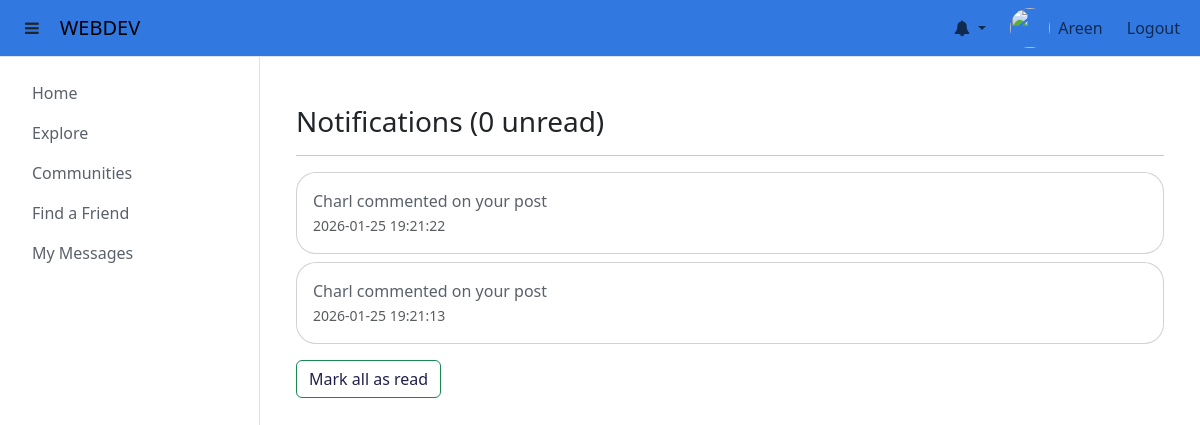
The app's page /notifications (signed in), older data.
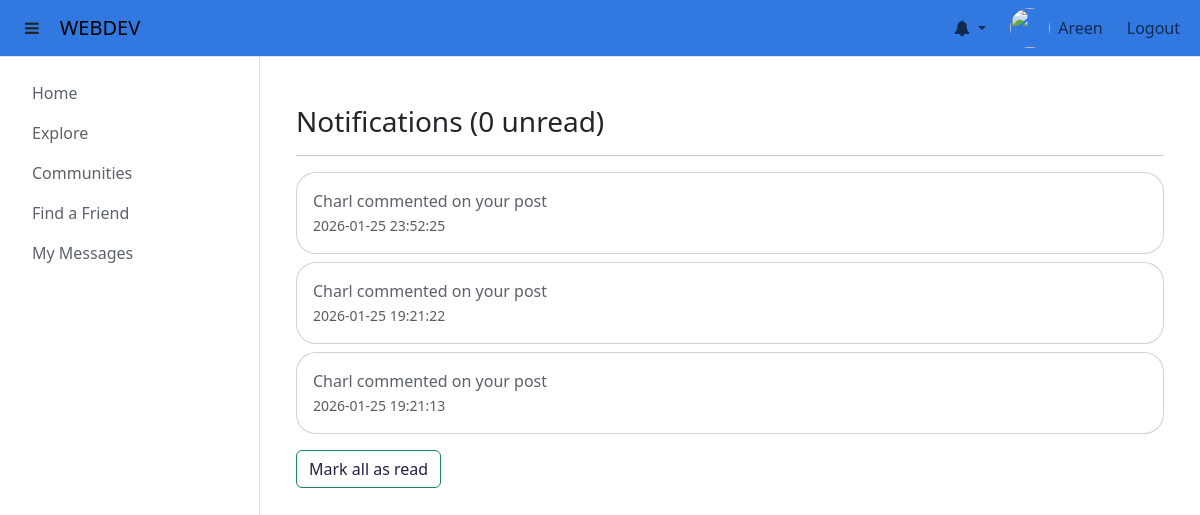
The same page, newer data.
### tables this page shows
CREATE TABLE notifications (
        notification_id INTEGER PRIMARY KEY AUTOINCREMENT,
        user_id INTEGER NOT NULL,            -- receiver
        actor_id INTEGER,
        type TEXT NOT NULL,
        reference_id INTEGER,
        message TEXT NOT NULL,
        link TEXT,
        is_read INTEGER DEFAULT 0,
        created_at DATETIME DEFAULT CURRENT_TIMESTAMP,
        FOREIGN KEY(user_id) REFERENCES users(user_id) ON DELETE CASCADE,
        FOREIGN KEY(actor_id) REFERENCES users(user_id) ON DELETE CASCADE
    );

### main.py (the view)
@app.route("/notifications")
def notifications_page():
    user_id = session.get('user_id')
    if not user_id:
        return redirect(url_for('login'))
    notifications = get_notifications(user_id)
    unread_count = count_unread_notifications(user_id)
    return render_template("notifications.html", notifications=notifications, unread_count=unread_count)

### helpers.py (called while the page is built)
def connect_db():
    sql = sqlite3.connect(DATABASE)
    sql.row_factory = sqlite3.Row
    sql.execute("PRAGMA foreign_keys = ON")
    return sql

def get_db():
    if not hasattr(g, 'sqlite3_db'):
        g.sqlite3_db = connect_db()
    return g.sqlite3_db

def get_notifications(user_id, unread_only=False):
    conn = get_db()
    query = "SELECT * FROM notifications WHERE user_id=?"
    params = [user_id]
    if unread_only:
        query += " AND is_read=0"
    query += " ORDER BY created_at DESC"
    rows = conn.execute(query, params).fetchall()
    return [dict(r) for r in rows]

def count_unread_notifications(user_id):
    conn = get_db()
    row = conn.execute("SELECT COUNT(*) AS cnt FROM notifications WHERE user_id=? AND is_read=0", (user_id,)).fetchone()
    return row['cnt']

### templates/notifications.html (shortened to what this page needs)
{% extends 'base.html' %}
{% block body %}
<div class="container mt-4">
    <h3>Notifications ({{ unread_count }} unread)</h3>
    <hr>
    {% if notifications %}
        {% for notif in notifications %}
        <div class="card mb-2 {% if notif.is_read == 0 %}bg-light{% endif %}">
            <div class="card-body d-flex justify-content-between align-items-center">
                <div>
                    {% if notif.link %}
                        <a href="{{ notif.link }}" class="text-decoration-none">{{ notif.message }}</a>
                    {% else %}
                        {{ notif.message }}
                    {% endif %}
                    <br>
                    <small class="text-muted">{{ notif.created_at }}</small>
                </div>
            </div>
        </div>
        {% endfor %}
        <form method="POST" action="{{ url_for('read_all_notifications') }}">
            <button type="submit" class="btn btn-outline-success mt-2">Mark all as read</button>
        </form>
    {% else %}
        <p class="text-muted">No notifications.</p>
    {% endif %}
</div>
{% endblock %}

Row changes from the older to the newer data that the page shows:
added notifications: message "Charl commented on your post", created_at "2026-01-25 23:52:25"
